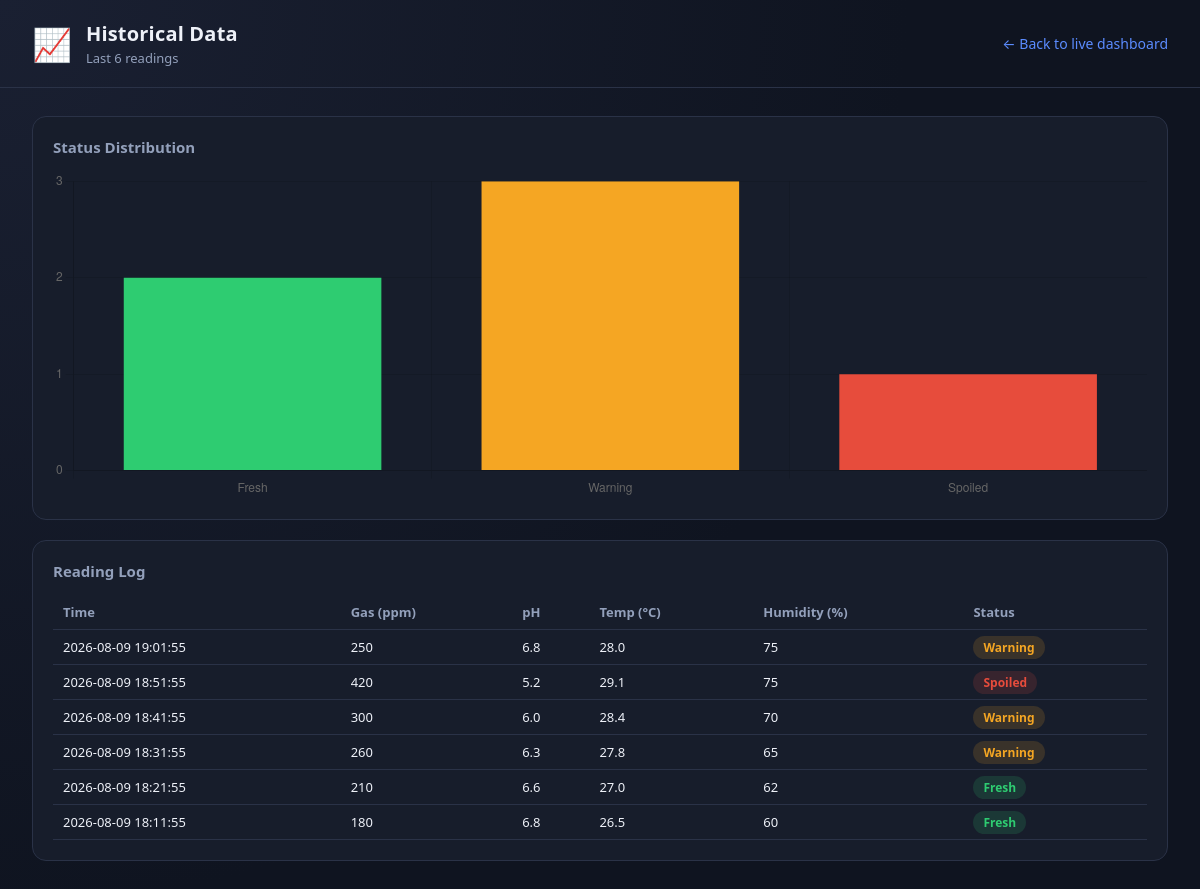
Page /dashboard/charts.php on the committed database.
### tables this page shows
CREATE TABLE IF NOT EXISTS sensor_data (
  id INT AUTO_INCREMENT PRIMARY KEY,
  gas_value FLOAT NOT NULL,
  ph_value FLOAT NOT NULL,
  temperature FLOAT NOT NULL,
  humidity FLOAT NOT NULL,
  status VARCHAR(20) NOT NULL,
  created_at TIMESTAMP DEFAULT CURRENT_TIMESTAMP,
  INDEX idx_created_at (created_at)
);

### dashboard/charts.php (the view, shortened to what this page needs)
<?php
require_once __DIR__ . "/../config/database.php";
$rows = $pdo->query(
    "SELECT * FROM sensor_data ORDER BY created_at DESC LIMIT 200"
)->fetchAll();
?>
<!DOCTYPE html>
<html lang="en">
<head>
<link rel="stylesheet" href="../assets/css/style.css">
</head>
<body>
<header class="topbar">
  <div class="brand">
    <span class="brand-icon">📈</span>
    <div>
      <h1>Historical Data</h1>
      <p class="subtitle">Last <?= count($rows) ?> readings</p>
    </div>
  </div>
  <a href="index.php" class="back-link">&larr; Back to live dashboard</a>
</header>
<main class="dashboard">
  <section class="chart-card full-width">
    <h2>Status Distribution</h2>
    <canvas id="statusChart" height="90"></canvas>
  </section>
  <section class="table-card">
    <h2>Reading Log</h2>
    <div class="table-scroll">
      <table>
        <thead>
          <tr>
            <th>Time</th><th>Gas (ppm)</th><th>pH</th><th>Temp (°C)</th><th>Humidity (%)</th><th>Status</th>
          </tr>
        </thead>
        <tbody>
        <?php foreach ($rows as $r): ?>
          <tr class="row-<?= strtolower($r['status']) ?>">
            <td><?= htmlspecialchars($r['created_at']) ?></td>
            <td><?= (int)$r['gas_value'] ?></td>
            <td><?= number_format($r['ph_value'],1) ?></td>
            <td><?= number_format($r['temperature'],1) ?></td>
            <td><?= number_format($r['humidity'],0) ?></td>
            <td><span class="badge badge-<?= strtolower($r['status']) ?>"><?= htmlspecialchars($r['status']) ?></span></td>
          </tr>
        <?php endforeach; ?>
        </tbody>
      </table>
    </div>
  </section>
</main>
<script>
const rows = <?= json_encode(array_reverse($rows)) ?>;
const counts = { Fresh: 0, Warning: 0, Spoiled: 0 };
rows.forEach(r => { counts[r.status] = (counts[r.status] || 0) + 1; });
new Chart(document.getElementById('statusChart'), {
  type: 'bar',
  data: {
    labels: ['Fresh', 'Warning', 'Spoiled'],
    datasets: [{
      label: 'Number of readings',
      data: [counts.Fresh, counts.Warning, counts.Spoiled],
      backgroundColor: ['#2ecc71', '#f5a623', '#e74c3c']
    }]
  },
  options: {
    responsive: true,
    plugins: { legend: { display: false } },
    scales: { y: { beginAtZero: true, ticks: { precision: 0 } } }
  }
});
</script>
</body>
</html>

### assets/css/style.css (style rules this page uses)
:root { --fresh: #2ecc71; --warning: #f5a623; --spoiled: #e74c3c; --bg: #0f1420; --panel: #171d2b; --panel-2: #1e2536; --border: #2a3247; --text: #eef1f8; --text-dim: #93a0bb; --accent: #5b8cff; --radius: 14px; }
* { box-sizing: border-box; }
body { margin: 0; font-family: 'Segoe UI', system-ui, -apple-system, sans-serif; background: radial-gradient(circle at top left, #1a2032, var(--bg) 60%); color: var(--text); min-height: 100vh; }
.topbar { display: flex; justify-content: space-between; align-items: center; padding: 20px 32px; border-bottom: 1px solid var(--border); flex-wrap: wrap; gap: 12px; }
.brand { display: flex; align-items: center; gap: 14px; }
.brand-icon { font-size: 32px; }
.brand h1 { margin: 0; font-size: 20px; letter-spacing: 0.2px; }
.subtitle { margin: 2px 0 0; color: var(--text-dim); font-size: 13px; }
.back-link { color: var(--accent); text-decoration: none; font-size: 14px; }
.dashboard { padding: 28px 32px 60px; max-width: 1200px; margin: 0 auto; }
.chart-card { background: var(--panel); border: 1px solid var(--border); border-radius: var(--radius); padding: 20px; }
.chart-card.full-width { grid-column: 1 / -1; }
.chart-card h2 { margin: 0 0 14px; font-size: 15px; color: var(--text-dim); font-weight: 600; }
.table-card { background: var(--panel); border: 1px solid var(--border); border-radius: var(--radius); padding: 20px; margin-top: 20px; }
.table-card h2 { margin: 0 0 14px; font-size: 15px; color: var(--text-dim); font-weight: 600; }
.table-scroll { max-height: 480px; overflow-y: auto; }
table { width: 100%; border-collapse: collapse; font-size: 13px; }
th, td { text-align: left; padding: 8px 10px; border-bottom: 1px solid var(--border); }
th { color: var(--text-dim); position: sticky; top: 0; background: var(--panel); }
.badge { padding: 3px 10px; border-radius: 999px; font-size: 12px; font-weight: 600; }
.badge-fresh { background: rgba(46,204,113,0.15); color: var(--fresh); }
.badge-warning { background: rgba(245,166,35,0.15); color: var(--warning); }
.badge-spoiled { background: rgba(231,76,60,0.15); color: var(--spoiled); }

### rows in the picture
sensor_data: created_at "2026-08-09 19:01:55", gas_value "250", ph_value "6.8", temperature "28.0", humidity "75", status "Warning"
sensor_data: created_at "2026-08-09 18:51:55", gas_value "420", ph_value "5.2", temperature "29.1", humidity "75", status "Spoiled"
sensor_data: created_at "2026-08-09 18:41:55", gas_value "300", ph_value "6.0", temperature "28.4", humidity "70", status "Warning"
sensor_data: created_at "2026-08-09 18:31:55", gas_value "260", ph_value "6.3", temperature "27.8", humidity "65", status "Warning"
sensor_data: created_at "2026-08-09 18:21:55", gas_value "210", ph_value "6.6", temperature "27.0", humidity "62", status "Fresh"
sensor_data: created_at "2026-08-09 18:11:55", gas_value "180", ph_value "6.8", temperature "26.5", humidity "60", status "Fresh"

### other values in the picture
count($rows) "6"
